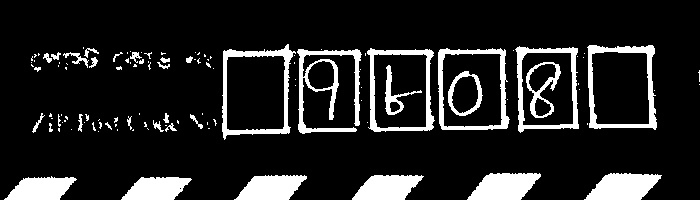
#> input picture Image_bin1_a.jpg.jpg, 700 x 200 px, found by its file name
$ python -i segment_image.py   (imports and definitions only)
#> lines starting #> are read from the running program, lines starting #| are printed output that depends on the picture; after the words box and inside, x2 and y2 are one past the last pixel; in counts of white or black regions, pixels touching at a corner belong together
import cv2
import numpy as np
import os
class segmentation:
	def sort_contours(self,cnts, method="left-to-right"):
		# initialize the reverse flag and sort index
		reverse = False
		i = 0
		# handle if we need to sort in reverse
		# if method == "right-to-left" or method == "bottom-to-top":
		# 	reverse = True
		# # handle if we are sorting against the y-coordinate rather than
		# # the x-coordinate of the bounding box
		# if method == "top-to-bottom" or method == "bottom-to-top":
		# 	i = 1
		# construct the list of bounding boxes and sort them from top to
		# bottom
		boundingBoxes = [cv2.boundingRect(c) for c in cnts]
		(cnts, boundingBoxes) = zip(*sorted(zip(cnts, boundingBoxes),
			key=lambda b:b[1][i], reverse=reverse))
		# return the list of sorted contours and bounding boxes
		return (cnts, boundingBoxes)

	def segment_the_image(self, filename):

#> called with filename = 'Image_bin1_a.jpg.jpg'
		fullFileName=os.getcwd()+"/dataset/cropped_and_resized/"+ filename
		# Read the image
		img = cv2.imread(fullFileName, 0)
#> img is the input picture: shape (200, 700); min 0, max 255, mean 34.8

		# Thresholding the image
		(thresh, img_bin) = cv2.threshold(img, 128, 255,
		 cv2.THRESH_BINARY | cv2.THRESH_OTSU)  # Invert the image
#> img_bin: shape (200, 700); 13.6% white; 116 white regions (80 under 20 px), largest, box (x1, y1, x2, y2) and area: (297, 49, 362, 134) 1646, (584, 173, 662, 200) 1490, (587, 45, 657, 130) 1453
#> thresh = 8
		img_bin = 255-img_bin
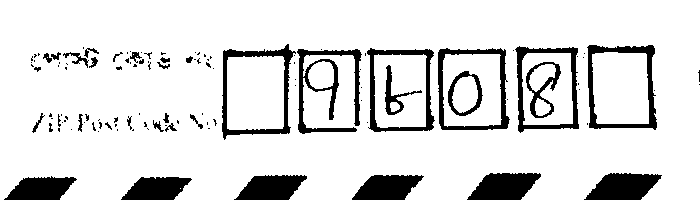
#> img_bin: shape (200, 700); 86.4% white; 116 black regions (80 under 20 px), largest, box (x1, y1, x2, y2) and area: (297, 49, 362, 134) 1646, (584, 173, 662, 200) 1490, (587, 45, 657, 130) 1453
		cv2.imwrite("dataset/bin/Image_bin"+filename+".jpg", img_bin)


		# Defining a kernel length
		kernel_length = np.array(img).shape[1]//80
#> kernel_length = 8

		# A verticle kernel of (1 X kernel_length), which will detect all the verticle lines from the image.
		# A horizontal kernel of (kernel_length X 1), which will help to detect all the horizontal line from the image.
		verticle_kernel = cv2.getStructuringElement(cv2.MORPH_RECT, (1, kernel_length))
#> verticle_kernel = [1, 1, 1, 1, 1, 1, 1, 1]
		# A kernel of (3 X 3) ones.
		hori_kernel = cv2.getStructuringElement(cv2.MORPH_RECT, (kernel_length, 1))
		kernel = cv2.getStructuringElement(cv2.MORPH_RECT, (3, 3))


		# Morphological operation to detect vertical lines from an image
		img_temp1 = cv2.erode(img_bin, verticle_kernel, iterations=3)
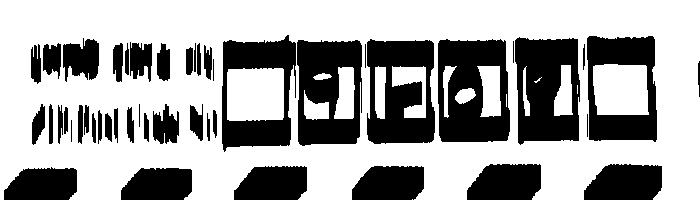
#> img_temp1: shape (200, 700); 64.3% white; 47 black regions, largest, box (x1, y1, x2, y2) and area: (438, 39, 510, 142) 5557, (515, 37, 580, 145) 5386, (367, 39, 435, 144) 5121
		verticle_lines_img = cv2.dilate(img_temp1, verticle_kernel, iterations=3)
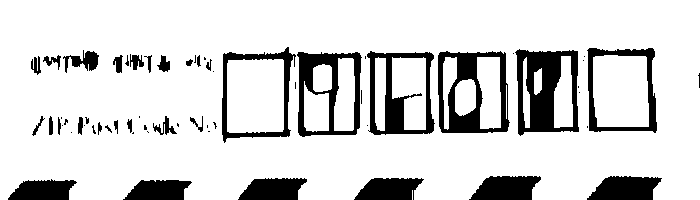
#> verticle_lines_img: shape (200, 700); 83.9% white; 62 black regions (29 under 20 px), largest, box (x1, y1, x2, y2) and area: (515, 49, 579, 136) 3241, (438, 51, 510, 133) 2701, (297, 52, 362, 137) 2251
		# Morphological operation to detect horizontal lines from an image
		cv2.imwrite("dataset/vertical/verticle_lines"+filename, verticle_lines_img)
		img_temp2 = cv2.erode(img_bin, hori_kernel, iterations=3)
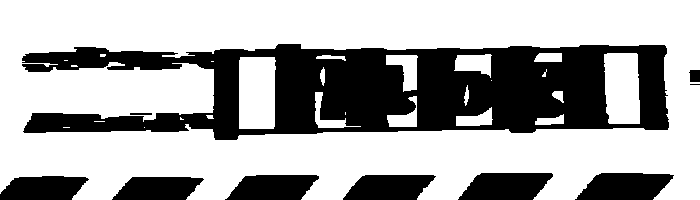
#> img_temp2: shape (200, 700); 66.3% white; 10 black regions (1 under 20 px), largest, box (x1, y1, x2, y2) and area: (22, 44, 669, 140) 35839, (575, 173, 674, 200) 2072, (458, 173, 553, 200) 2036
		horizontal_lines_img = cv2.dilate(img_temp2, hori_kernel, iterations=3)
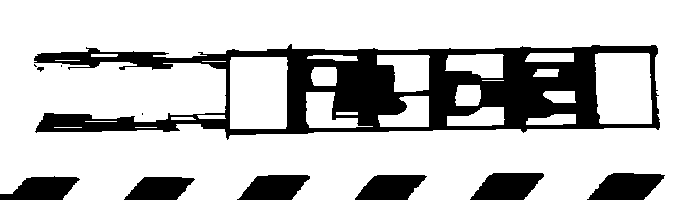
#> horizontal_lines_img: shape (200, 700); 77.3% white; 11 black regions (3 under 20 px), largest, box (x1, y1, x2, y2) and area: (34, 44, 660, 140) 23650, (587, 173, 665, 200) 1505, (470, 173, 544, 200) 1469
		cv2.imwrite("dataset/horizontal/horizontal_lines"+filename, horizontal_lines_img)


		# Weighting parameters, this will decide the quantity of an image to be added to make a new image.
		alpha = 0.5
		# This function helps to add two image with specific weight parameter to get a third image as summation of two image.
		beta = 1.0 - alpha
		img_final_bin = cv2.addWeighted(
			verticle_lines_img, alpha, horizontal_lines_img, beta, 0.0)
		img_final_bin = cv2.erode(~img_final_bin, kernel, iterations=2)
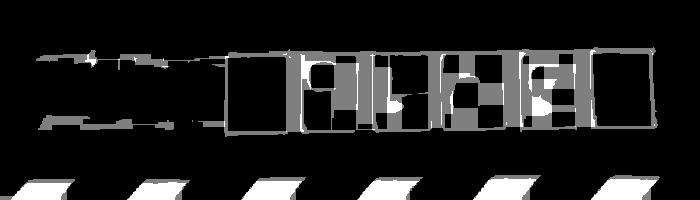
#> img_final_bin: shape (200, 700); min 0, max 255, mean 31.2
		(thresh, img_final_bin) = cv2.threshold(
			img_final_bin, 128, 255, cv2.THRESH_BINARY | cv2.THRESH_OTSU)
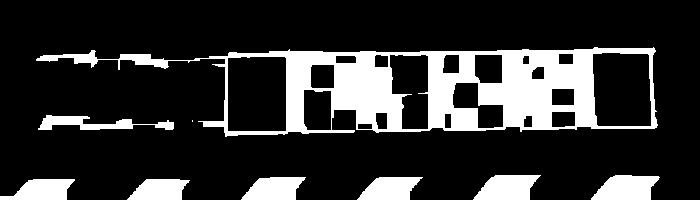
#> img_final_bin: shape (200, 700); 19.3% white; 9 white regions (1 under 20 px)
#> thresh = 0
		cv2.imwrite("dataset/final_bin/img_final_bin"+filename, img_final_bin)


		# Find contours for image, which will detect all the boxes
		# Sort all the contours by top to bottom.
		contours, hierarchy = cv2.findContours(
		  img_final_bin, cv2.RETR_TREE, cv2.CHAIN_APPROX_SIMPLE)
#> contours = 28 contours, 1 with area under 20; largest, box (x1, y1, x2, y2) and area: (36, 47, 658, 137) 34437, (227, 56, 287, 132) 4405, (592, 52, 652, 127) 4143, (389, 54, 429, 130) 2400, (452, 82, 504, 129) 1257
		(contours, boundingBoxes) = self.sort_contours(contours, method="top-to-bottom")
#> in sort_contours, `boundingBoxes = [cv2.boundingRect(c) for c in cnts]`: boundingBoxes = 28 items, first 6: (127, 179, 63, 21), (0, 179, 75, 21), (357, 177, 66, 23), (241, 177, 65, 23), (591, 175, 69, 25), (473, 175, 68, 25)
#> in sort_contours, `(cnts, boundingBoxes) = zip(*sorted(zip(cnts, boundingBoxes), key=lamb..`: cnts has the same summary as contours in segment_the_image; boundingBoxes = 28 items, first 6: (0, 179, 75, 21), (36, 47, 622, 90), (38, 115, 136, 15), (127, 179, 63, 21), (192, 120, 1, 2), (227, 56, 60, 76)

		idx = 0
		for c in contours:
			  # Returns the location and width,height for every contour
			x, y, w, h = cv2.boundingRect(c)

			print("width---",w,"-----Height----", h, "diff ", w-h)
			if (abs(w-h) < 40) and w >40  and h >40 and h<90:
				print("ind", idx)
				idx += 1
				new_img = img[y:y+h, x:x+w]
				filewrite= os.getcwd()+ "/dataset/segmented/"+ filename
				# If the box height is greater then 20, widht is >80, then only save it as a box in "cropped/" folder.
				cv2.imwrite(filewrite+str(idx) + '.png', new_img)
#> this loop made 28 passes
#> (x, y, w, h) on passes 1, 2, 3, 4, 6, 7, 8, 9, 10, 11, 12, 13: (0, 179, 75, 21), (36, 47, 622, 90), (38, 115, 136, 15), (127, 179, 63, 21), (227, 56, 60, 76), (241, 177, 65, 23), (303, 89, 29, 42), (310, 64, 25, 25), (335, 55, 22, 9), (357, 177, 66, 23), (357, 123, 16, 7), (374, 54, 15, 14)
#> (c, x, y, w, h) on pass 5: ([[192, 120], [192, 121]], 192, 120, 1, 2)
#| width--- 75 -----Height---- 21 diff  54
#| width--- 622 -----Height---- 90 diff  532
#| width--- 136 -----Height---- 15 diff  121
#| width--- 63 -----Height---- 21 diff  42
#| width--- 1 -----Height---- 2 diff  -1
#| width--- 60 -----Height---- 76 diff  -16
#| ind 0
#| width--- 65 -----Height---- 23 diff  42
#| width--- 29 -----Height---- 42 diff  -13
#> (further printed lines are left out)
#> after the loop, idx = 3
			# [6 lines of commented-out code are left out]

>>> result = segmentation().segment_the_image('Image_bin1_a.jpg.jpg')

$ run again, on Image_bin2_a.jpg.jpg
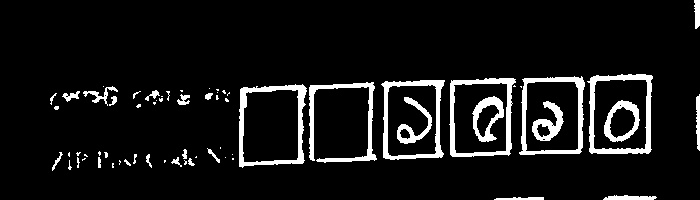
#> input picture Image_bin2_a.jpg.jpg, 700 x 200 px, found by its file name
#> in segment_the_image, img is the input picture: shape (200, 700); min 0, max 255, mean 20.8
#> in segment_the_image, `(thresh, img_bin) = cv2.threshold(img, 128, 255, cv2.THRESH_BINARY | c..`: thresh = 8
#> in segment_the_image, `img_bin = 255-img_bin`:
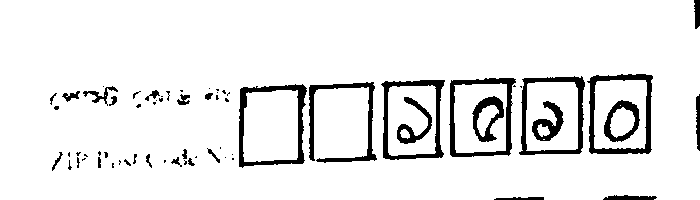
#> img_bin: shape (200, 700); 91.9% white; 66 black regions (35 under 20 px), largest, box (x1, y1, x2, y2) and area: (239, 84, 307, 168) 1316, (587, 74, 653, 154) 1314, (449, 78, 516, 157) 1225
#> img_temp1: shape (200, 700); 74% white; 37 black regions, largest, box (x1, y1, x2, y2) and area: (587, 65, 653, 166) 5340, (449, 69, 516, 169) 5157, (381, 71, 445, 172) 5084
#> verticle_lines_img: shape (200, 700); 89% white; 42 black regions (12 under 20 px), largest, box (x1, y1, x2, y2) and area: (449, 81, 516, 160) 2868, (519, 79, 585, 158) 2678, (587, 77, 653, 157) 2673
#> img_temp2: shape (200, 700); 76.1% white; 6 black regions, box (x1, y1, x2, y2) and area: (41, 74, 665, 171) 31715, (687, 94, 700, 151) 702, (685, 0, 700, 29) 413, (594, 195, 669, 200) 322, (485, 197, 556, 200) 192, (45, 106, 71, 110) 101
#> horizontal_lines_img: shape (200, 700); 84.5% white; 14 black regions (9 under 20 px), largest, box (x1, y1, x2, y2) and area: (53, 74, 656, 171) 21180, (606, 195, 660, 200) 217, (497, 197, 547, 200) 129, (697, 0, 700, 29) 65, (139, 102, 159, 108) 34
#> in segment_the_image, `(thresh, img_final_bin) = cv2.threshold( img_final_bin, 128, 255, cv2...`:
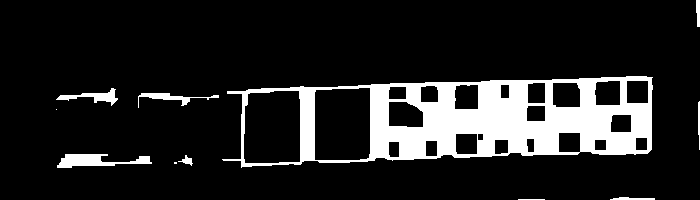
#> img_final_bin: shape (200, 700); 13.8% white; 11 white regions (2 under 20 px)
#> in segment_the_image, `(thresh, img_final_bin) = cv2.threshold( img_final_bin, 128, 255, cv2...`: thresh = 0
#> contours = 33 contours, 3 with area under 20; largest, box (x1, y1, x2, y2) and area: (222, 76, 653, 168) 30842, (314, 87, 371, 161) 4003, (243, 90, 301, 164) 3984, (388, 101, 424, 128) 804, (552, 82, 581, 108) 677
#> in sort_contours, `boundingBoxes = [cv2.boundingRect(c) for c in cnts]`: boundingBoxes = 33 items, first 6: (518, 199, 27, 1), (610, 197, 45, 3), (174, 162, 3, 2), (178, 155, 15, 11), (57, 154, 95, 14), (56, 109, 1, 1)
#> in sort_contours, `(cnts, boundingBoxes) = zip(*sorted(zip(cnts, boundingBoxes), key=lamb..`: cnts has the same summary as contours in segment_the_image; boundingBoxes = 33 items, first 6: (56, 109, 1, 1), (56, 88, 62, 18), (57, 154, 95, 14), (138, 93, 81, 15), (174, 162, 3, 2), (178, 155, 15, 11)
#> the loop in segment_the_image, `for c in contours:` made 33 passes
#> (x, y, w, h, idx) on passes 8 to 9: (243, 90, 58, 74, 1), (314, 87, 57, 74, 2)
#> (printed output is left out)
#> after the loop in segment_the_image, `for c in contours:`: idx = 2

$ run again, on Image_bin1_b.jpg.jpg
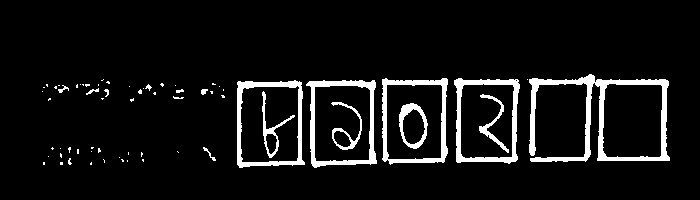
#> input picture Image_bin1_b.jpg.jpg, 700 x 200 px, found by its file name
#> in segment_the_image, img is the input picture: shape (200, 700); min 0, max 255, mean 18.5
#> in segment_the_image, `(thresh, img_bin) = cv2.threshold(img, 128, 255, cv2.THRESH_BINARY | c..`: thresh = 7
#> in segment_the_image, `img_bin = 255-img_bin`:
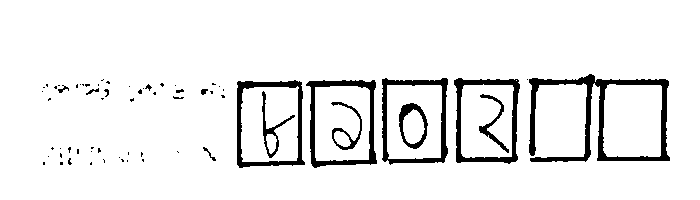
#> img_bin: shape (200, 700); 92.8% white; 65 black regions (49 under 20 px), largest, box (x1, y1, x2, y2) and area: (529, 74, 670, 162) 2859, (306, 80, 377, 168) 1376, (454, 78, 520, 164) 1356
#> img_temp1: shape (200, 700); 76.3% white; 41 black regions, largest, box (x1, y1, x2, y2) and area: (529, 65, 670, 174) 8350, (306, 71, 377, 180) 5551, (382, 69, 448, 177) 5206
#> verticle_lines_img: shape (200, 700); 90.3% white; 45 black regions (30 under 20 px), largest, box (x1, y1, x2, y2) and area: (529, 77, 670, 165) 2953, (306, 83, 377, 171) 2716, (454, 81, 520, 167) 2554
#> img_temp2: shape (200, 700); 76.4% white; 9 black regions, largest, box (x1, y1, x2, y2) and area: (120, 74, 682, 168) 30740, (34, 147, 156, 165) 1001, (33, 79, 122, 97) 854
#> horizontal_lines_img: shape (200, 700); 85.3% white; 13 black regions (7 under 20 px), largest, box (x1, y1, x2, y2) and area: (132, 74, 673, 168) 19568, (45, 84, 112, 97) 360, (46, 158, 147, 165) 289, (51, 147, 104, 158) 271, (131, 152, 146, 157) 46, (176, 96, 187, 99) 21
#> in segment_the_image, `(thresh, img_final_bin) = cv2.threshold( img_final_bin, 128, 255, cv2...`:
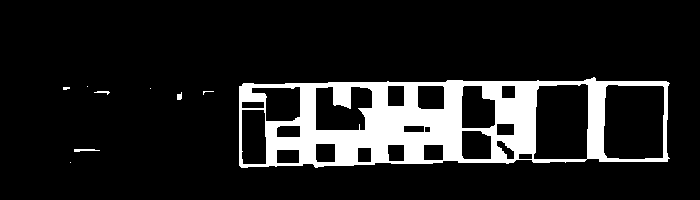
#> img_final_bin: shape (200, 700); 12.6% white; 9 white regions (5 under 20 px)
#> in segment_the_image, `(thresh, img_final_bin) = cv2.threshold( img_final_bin, 128, 255, cv2...`: thresh = 0
#> contours = 31 contours, 6 with area under 20; largest, box (x1, y1, x2, y2) and area: (239, 77, 670, 168) 34574, (603, 84, 665, 160) 4376, (533, 83, 589, 160) 3906, (315, 86, 373, 131) 1958, (241, 109, 267, 165) 1336
#> in sort_contours, `boundingBoxes = [cv2.boundingRect(c) for c in cnts]`: boundingBoxes = 31 items, first 6: (70, 162, 1, 1), (74, 149, 26, 3), (177, 92, 5, 8), (203, 91, 11, 4), (94, 91, 16, 4), (150, 88, 1, 1)
#> in sort_contours, `(cnts, boundingBoxes) = zip(*sorted(zip(cnts, boundingBoxes), key=lamb..`: cnts has the same summary as contours in segment_the_image; boundingBoxes = 31 items, first 6: (63, 87, 7, 3), (70, 162, 1, 1), (74, 149, 26, 3), (87, 86, 1, 1), (94, 91, 16, 4), (150, 88, 1, 1)
#> the loop in segment_the_image, `for c in contours:` made 31 passes
#> (printed output is left out)
#> after the loop in segment_the_image, `for c in contours:`: idx = 3

$ run again, on Image_bin2_b.jpg.jpg
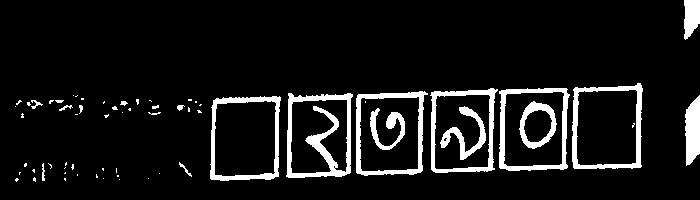
#> input picture Image_bin2_b.jpg.jpg, 700 x 200 px, found by its file name
#> in segment_the_image, img is the input picture: shape (200, 700); min 0, max 255, mean 22.3
#> in segment_the_image, `(thresh, img_bin) = cv2.threshold(img, 128, 255, cv2.THRESH_BINARY | c..`: thresh = 7
#> img_temp1: shape (200, 700); 73.7% white; 37 black regions, largest, box (x1, y1, x2, y2) and area: (499, 79, 570, 183) 5760, (430, 79, 498, 185) 5678, (356, 82, 428, 188) 5516
#> verticle_lines_img: shape (200, 700); 88.4% white; 44 black regions (21 under 20 px), largest, box (x1, y1, x2, y2) and area: (499, 91, 570, 174) 2904, (356, 94, 428, 179) 2807, (430, 91, 498, 176) 2759
#> img_temp2: shape (200, 700); 75.3% white; 14 black regions, largest, box (x1, y1, x2, y2) and area: (94, 83, 655, 181) 29448, (676, 95, 700, 166) 1551, (6, 162, 132, 182) 1253
#> horizontal_lines_img: shape (200, 700); 84.9% white; 20 black regions (10 under 20 px), largest, box (x1, y1, x2, y2) and area: (115, 83, 646, 181) 18665, (688, 98, 700, 166) 693, (18, 162, 77, 182) 555
#> in segment_the_image, `(thresh, img_final_bin) = cv2.threshold( img_final_bin, 128, 255, cv2...`:
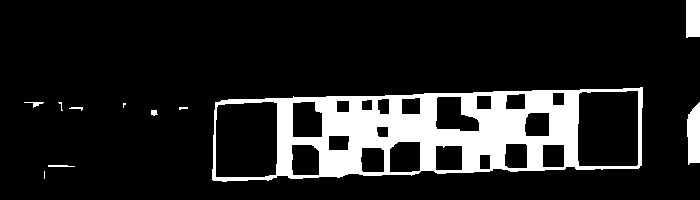
#> img_final_bin: shape (200, 700); 13.5% white; 11 white regions (3 under 20 px)
#> in segment_the_image, `(thresh, img_final_bin) = cv2.threshold( img_final_bin, 128, 255, cv2...`: thresh = 0
#> contours = 32 contours, 6 with area under 20; largest, box (x1, y1, x2, y2) and area: (212, 87, 643, 182) 33862, (215, 101, 278, 178) 4572, (577, 90, 639, 167) 4536, (435, 96, 480, 132) 1094, (292, 101, 323, 138) 997
#> in sort_contours, `boundingBoxes = [cv2.boundingRect(c) for c in cnts]`: boundingBoxes = 32 items, first 6: (44, 171, 1, 8), (48, 165, 27, 2), (151, 110, 7, 6), (179, 107, 9, 3), (69, 107, 14, 4), (123, 103, 3, 5)
#> in sort_contours, `(cnts, boundingBoxes) = zip(*sorted(zip(cnts, boundingBoxes), key=lamb..`: cnts has the same summary as contours in segment_the_image; boundingBoxes = 32 items, first 6: (24, 102, 20, 6), (44, 171, 1, 8), (48, 165, 27, 2), (58, 102, 5, 9), (69, 107, 14, 4), (123, 103, 3, 5)
#> the loop in segment_the_image, `for c in contours:` made 32 passes
#> (x, y, w, h, idx) on passes 10, 30: (215, 101, 63, 77, 1), (577, 90, 62, 77, 2)
#> (printed output is left out)
#> after the loop in segment_the_image, `for c in contours:`: idx = 2
